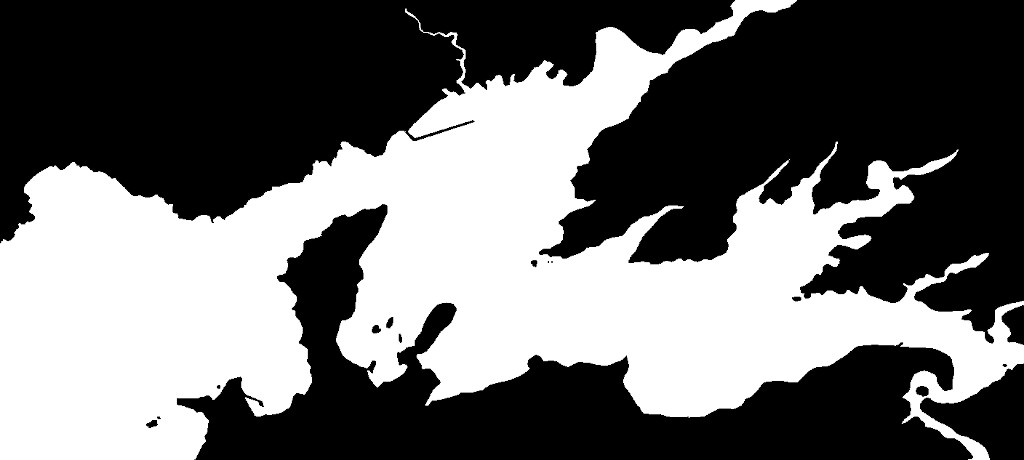
#> input picture assets/carte_rade_brest.jpg, 1024 x 460 px
$ python image_vers_tableau.py
#> lines starting #> are read from the running program, lines starting #| are printed output that depends on the picture; after the words box and inside, x2 and y2 are one past the last pixel; in counts of white or black regions, pixels touching at a corner belong together
# Auteur : Alexandre FROEHLICH

import numpy as np
from PIL import Image


def img_vers_array(img_path):
    """
    Retourne un tableau de données correspondant
    à une image en noir et blanc. Un pixel noir égal un mur,
    un pixel blanc égal une case libre.

    Args:
        img_path (str): chemin relatif de l'image d'entrée
    """
#> called with img_path = '../../assets/carte_rade_brest.jpg'
    # On ouvre l'image
    image = Image.open(img_path)
#> image is the input picture: PIL image 1024x460 RGB; min 0, max 255, mean 108.7
    # On charge les pixels
    pixels = image.load()
    # On crée le tableau de sortie
    data = np.zeros(image.size)
    p, q = image.size
#> p = 1024; q = 460
    # Pour chaque pixel
    for i in range(p):
        for j in range(q):
            # On ajoute la case correspondante
            data[i, j] = 0 if pixels[i, j][0] < 50 else 1
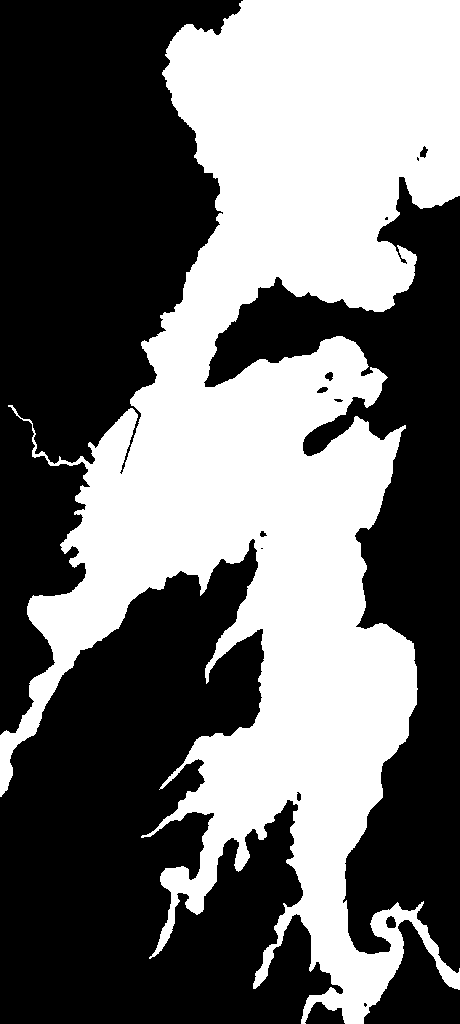
#> data: shape (1024, 460) float64; values 0 (black) and 1 (white), 42.9% white; 1 white region, box (x1, y1, x2, y2) and area: (0, 0, 460, 1024) 202254
    return data


if __name__ == "__main__":
    print(img_vers_array("../../assets/carte_rade_brest.jpg"))
